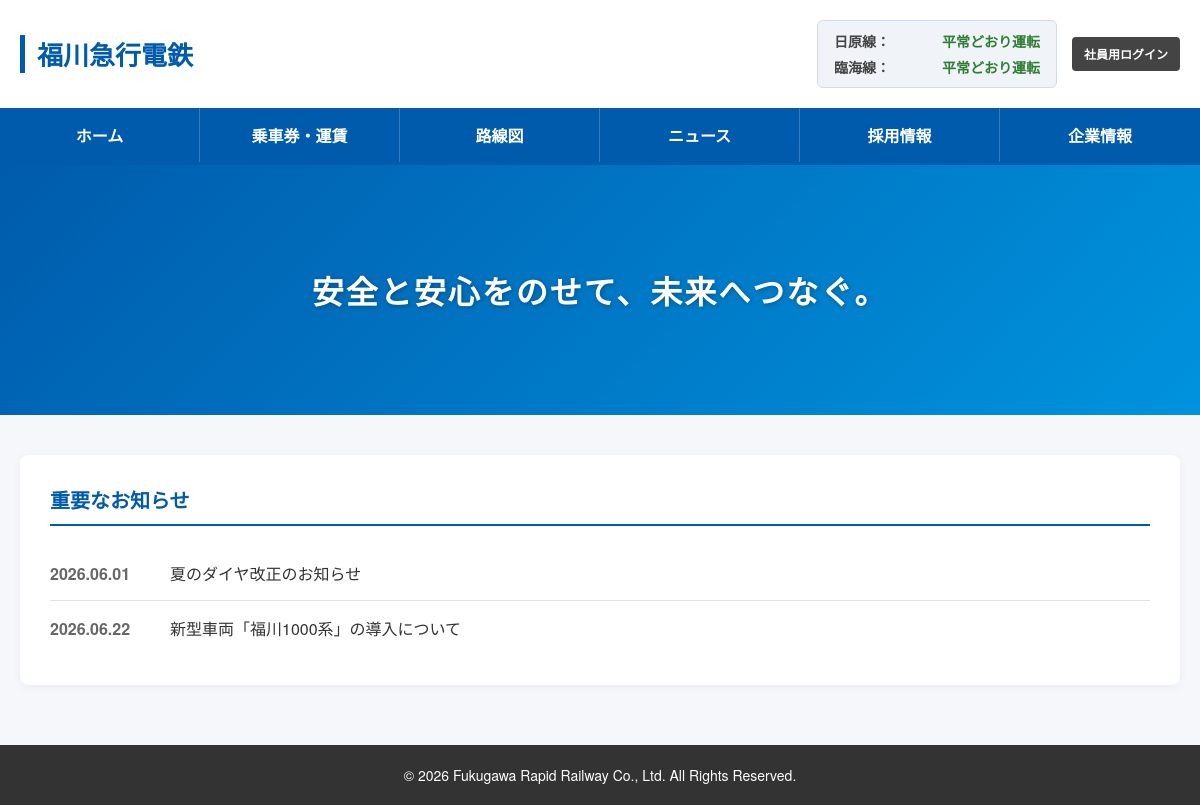
Before: / with the older database file.
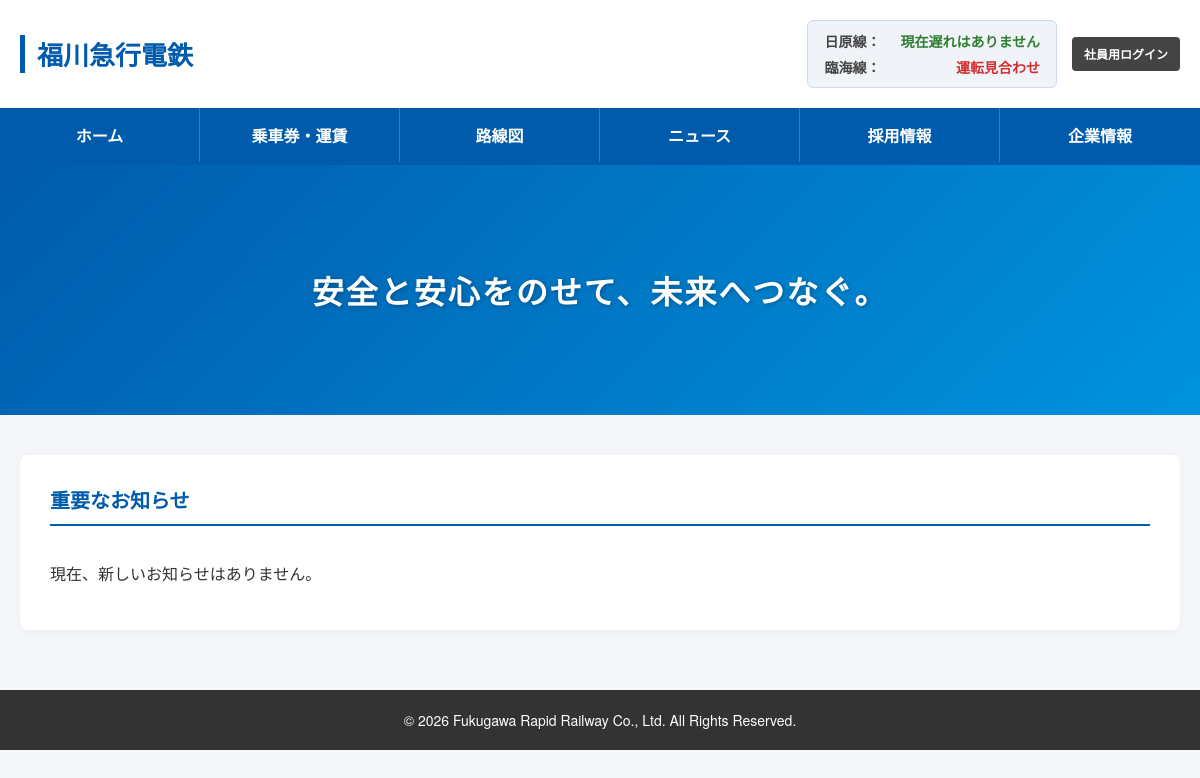
After: the same page with the newer database file.
### tables this page shows
CREATE TABLE `train_status` (
  `line_key` varchar(50) NOT NULL,
  `line_name` varchar(50) NOT NULL,
  `status_val` varchar(20) NOT NULL,
  `status_text` varchar(50) NOT NULL,
  PRIMARY KEY (`line_key`)
);

CREATE TABLE `news` (
  `id` int NOT NULL AUTO_INCREMENT,
  `created_at` date NOT NULL,
  `title` varchar(255) NOT NULL,
  `content` text,
  PRIMARY KEY (`id`)
);

### public/index.php (the view, shortened to what this page needs)
<?php
$host     = '127.0.0.1;port=10011';
$dbname   = 'local';
$username = 'root';
$password = 'root';
try {
    $pdo = new PDO("mysql:host=$host;dbname=$dbname;charset=utf8mb4", $username, $password, [
        PDO::ATTR_ERRMODE => PDO::ERRMODE_EXCEPTION,
        PDO::ATTR_DEFAULT_FETCH_MODE => PDO::FETCH_ASSOC,
    ]);
} catch (PDOException $e) {
    die("データベース接続失敗: " . $e->getMessage());
}
$status_rows = $pdo->query("SELECT * FROM train_status")->fetchAll();
$status = [];
foreach ($status_rows as $row) {
    $status[$row['line_key']] = $row;
}
$news_list = $pdo->query("SELECT * FROM news ORDER BY id DESC")->fetchAll();
?>
<!DOCTYPE html>
<html lang="ja">
<head>
</head>
<body>
    <header>
        <div class="header-top">
            <h1 class="logo-text">福川急行電鉄</h1>
            <div class="header-right">
                <div class="status-container">
                    <div class="status-row">
                        <span class="status-line-name">日原線：</span>
                        <span class="status-text <?php echo $status['hibara']['status_val']; ?>"><?php echo $status['hibara']['status_text']; ?></span>
                    </div>
                    <div class="status-row">
                        <span class="status-line-name">臨海線：</span>
                        <span class="status-text <?php echo $status['rinkai']['status_val']; ?>"><?php echo $status['rinkai']['status_text']; ?></span>
                    </div>
                </div>
                <button class="emp-login-btn" onclick="toggleModal(true)">社員用ログイン</button>
            </div>
        </div>
        <nav>
            <ul>
                <li><a href="index.php">ホーム</a></li>
                <li><a href="fare.php">乗車券・運賃</a></li>
                <li><a href="route_map.php">路線図</a></li>
                <li><a href="news_list.php">ニュース</a></li>
                <li><a href="recruit.php">採用情報</a></li>
                <li><a href="company.php">企業情報</a></li>
            </ul>
        </nav>
    </header>
    <section class="hero">
        <h2>安全と安心をのせて、未来へつなぐ。</h2>
    </section>
    <main>
        <section class="news">
            <h3>重要なお知らせ</h3>
            <ul>
                <?php if (empty($news_list)): ?>
                    <li>現在、新しいお知らせはありません。</li>
                <?php else: ?>
                    <?php foreach ($news_list as $item): ?>
                        <li>
                            <span class="date"><?php echo str_replace('-', '.', $item['created_at']); ?></span>
                            <a href="#"><?php echo htmlspecialchars($item['title'], ENT_QUOTES, 'UTF-8'); ?></a>
                        </li>
                    <?php endforeach; ?>
                <?php endif; ?>
            </ul>
        </section>
    </main>
    <footer>
        <p>&copy; 2026 Fukugawa Rapid Railway Co., Ltd. All Rights Reserved.</p>
    </footer>
</body>
</html>

### public/index.php (style rules this page uses)
* { margin: 0; padding: 0; box-sizing: border-box; font-family: "Helvetica Neue", Arial, sans-serif; }
body { background-color: #f5f7fa; color: #333; }
header { background-color: #ffffff; border-bottom: 3px solid #005bac; box-shadow: 0 2px 5px rgba(0,0,0,0.1); }
.header-top { max-width: 1200px; margin: 0 auto; padding: 20px; display: flex; justify-content: space-between; align-items: center; flex-wrap: wrap; gap: 15px; }
.logo-text { font-size: 26px; font-weight: bold; color: #005bac; border-left: 5px solid #005bac; padding-left: 12px; }
.header-right { display: flex; align-items: center; gap: 15px; }
.status-container { display: flex; flex-direction: column; gap: 6px; background-color: #f0f4f8; border: 1px solid #d0daf0; padding: 10px 16px; border-radius: 6px; min-width: 240px; }
.status-row { display: flex; justify-content: space-between; font-size: 14px; gap: 20px; }
.status-line-name { font-weight: bold; color: #444; }
.status-text { font-weight: bold; }
.status-text.normal { color: #2e7d32; }
.status-text.stop { color: #d32f2f; }
.emp-login-btn { background-color: #444; color: #fff; text-decoration: none; font-size: 12px; padding: 8px 12px; border-radius: 4px; font-weight: bold; cursor: pointer; border: none; }
nav { background-color: #005bac; }
nav ul { max-width: 1200px; margin: 0 auto; display: flex; list-style: none; }
nav ul li { flex: 1; text-align: center; }
nav ul li a { display: block; padding: 15px 0; color: #ffffff; text-decoration: none; font-weight: bold; border-right: 1px solid rgba(255, 255, 255, 0.2); }
nav ul li:last-child a { border-right: none; }
.hero { height: 250px; background: linear-gradient(135deg, #005bac, #0093dd); color: #ffffff; display: flex; justify-content: center; align-items: center; text-shadow: 1px 1px 5px rgba(0,0,0,0.3); }
.hero h2 { font-size: 32px; letter-spacing: 2px; }
main { max-width: 1200px; margin: 40px auto; padding: 0 20px; }
.news { background-color: #ffffff; padding: 30px; border-radius: 8px; box-shadow: 0 2px 10px rgba(0,0,0,0.05); }
.news h3 { font-size: 20px; color: #005bac; border-bottom: 2px solid #005bac; padding-bottom: 10px; margin-bottom: 20px; }
.news ul { list-style: none; }
.news li { padding: 15px 0; border-bottom: 1px solid #e0e0e0; display: flex; gap: 20px; align-items: center; }
.news li:last-child { border-bottom: none; }
footer { background-color: #333; color: #fff; text-align: center; padding: 20px 0; margin-top: 60px; font-size: 14px; }
.news .date { color: #666; font-weight: bold; min-width: 100px; }
.news a { color: #333; text-decoration: none; flex-grow: 1; }

Changed rows visible on the page:
removed news: created_at "2026.06.01", title "夏のダイヤ改正のお知らせ"
removed news: created_at "2026.06.22", title "新型車両「福川1000系」の導入について"
changed train_status: status_text "平常どおり運転" → "現在遅れはありません"
changed train_status: status_val "normal" → "stop" (drawn); status_text "平常どおり運転" → "運転見合わせ"
Other visible differences:
text now shown: "現在、新しいお知らせはありません。"
